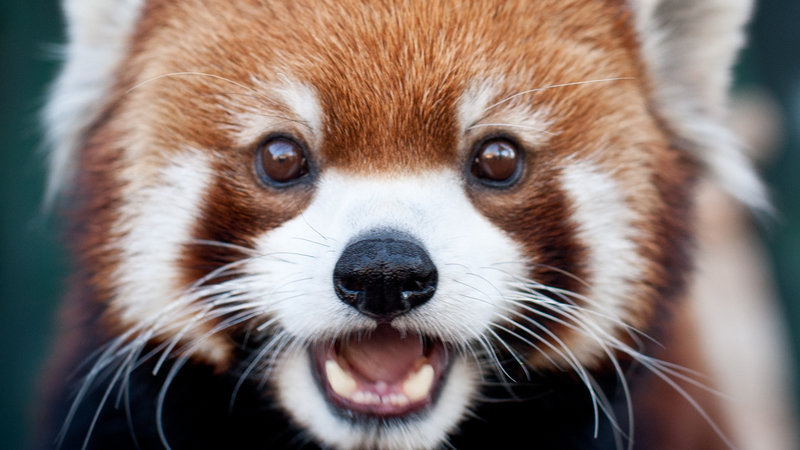
#> input picture computerVision/panda.jpg, 800 x 450 px
$ python crop_manually.py
#> lines starting #> are read from the running program, lines starting #| are printed output that depends on the picture; after the words box and inside, x2 and y2 are one past the last pixel; in counts of white or black regions, pixels touching at a corner belong together
#!/usr/bin/python3
import cv2
import math
import numpy as np

img =cv2.imread('panda.jpg')
#> img is the input picture: shape (450, 800, 3); mean B, G, R 111.1, 116.7, 131.3

image=img[0:450,0:800]
newimg=img[0:225,0:400]
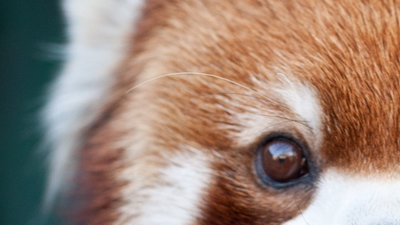
#> newimg: shape (225, 400, 3); mean B, G, R 120.3, 133.8, 156.4
newimg1 = img[225:450 ,400:800]
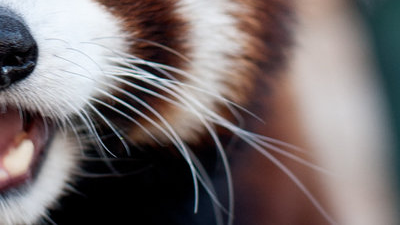
#> newimg1: shape (225, 400, 3); mean B, G, R 109, 108.8, 118.2

#crop=cv2.circle(img,(100,160),25,(0,0,255),0)

#creating blank image
model=np.zeros((400,600,3))
cv2.imwrite('blank_page.jpg',model)

temp_img=cv2.imread('blank_page.jpg',1)

#print("blank",model)

#taking input for the center of the circle
h=int(input("enter value :"))
#> the answer given: 3
k=int(input("enter value :"))
#> the answer given: 3
r=int(input("enter value :"))
#> the answer given: 3

#loop for the cropping circlular img
for i in range(h-r,h+r):
	#circle's formula
	y=int(math.sqrt((r)**2-(i-h)**2))
	for j in range(k-y,k+y):
		temp_img[i][j][0]=img[i][j][0]
		temp_img[i][j][1]=img[i][j][1]
		temp_img[i][j][2]=img[i][j][2]

		img[i][j][0]=0
		img[i][j][1]=0
		img[i][j][2]=0
#> img: shape (450, 800, 3); 0.01% of pixels changed, all inside (x1, y1, x2, y2) = (0, 1, 6, 6)
#> temp_img: shape (400, 600, 3); mean B, G, R 0, 0, 0

cv2.imshow('panda img',image)
#cv2.imshow('panda cropped',newimg)
cv2.imshow('panda cropped1',temp_img)
#cv2.imshow('panda cropped2',newimg1)
cv2.waitKey(0)
cv2.destroyAllWindows()
